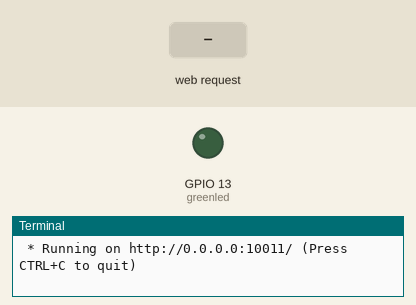
The program below on a simulated Raspberry Pi (BCM pin numbers). Parts: output pins drawn as LEDs (lit = HIGH), the last lines printed to the terminal. The test bench sets the inputs (shaded band). The clock reads 2024-03-15 10:24:30 at power-on unless the program sets it.

Above: at 1.2 s.
1.3 s: HTTP request for /ledoff received
At 2.0 s:
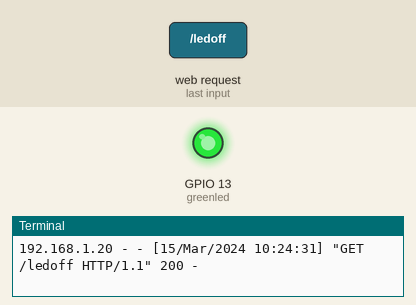
2.8 s: HTTP request for /ledon received
At 3.1 s:
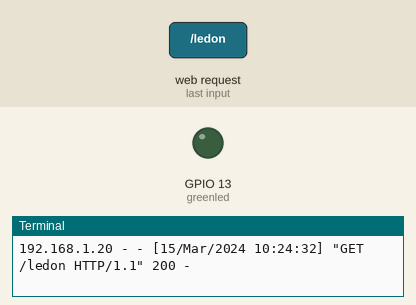
Timing chart, 0 to 5.8 s (numbered marks = the images above; inputs shaded):
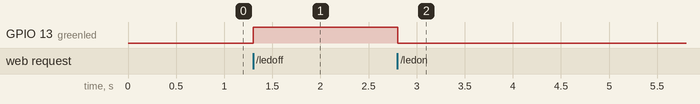

The program:

flask03.py
```python
from flask import Flask
import RPi.GPIO as GPIO
import time


greenled = 13

# GPIO를 BCM모드로 설정
GPIO.setmode(GPIO.BCM)

#GPIO핀 설정(입력/ 출력)

GPIO.setup(greenled, GPIO.OUT)


app = Flask(__name__)

@app.route("/ledon")
def ledon():
    GPIO.output(greenled,False)
    return "LED ON!!"

@app.route("/ledoff")
def ledoff():
    GPIO.output(greenled,True)
    return "LED OFF!!"


if __name__=="__main__":
    app.run(host= "0.0.0.0",port = "10011", debug = True)
  #S  app.run(host= "0.0.0.0",port = "10011", debug = True)
```

Measured:
- after the input at 1.3 s, GPIO 13 (greenled): LOW → HIGH at once
- after the input at 2.8 s, GPIO 13 (greenled): HIGH → LOW at once
